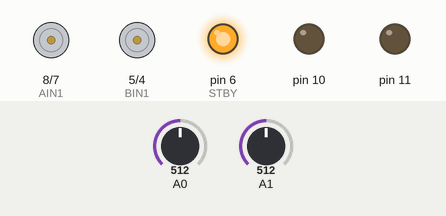
Bench run of a sketch on a simulated Arduino Uno, built with avr-gcc and run on an emulated ATmega328P. On the bench: motor-driver pin pairs drawn as motors (green arrow = first pin HIGH = forward, orange = second pin HIGH = backward, longer = more drive, scaled by the enable pin, stopped while the standby pin is LOW), output pins drawn as LEDs (lit = HIGH). The test bench sets the inputs (shaded band); at power-on: A0 = 512, A1 = 512.

Above: at 1.2 s.
1.3 s: A0 set to 716
At 2.2 s:
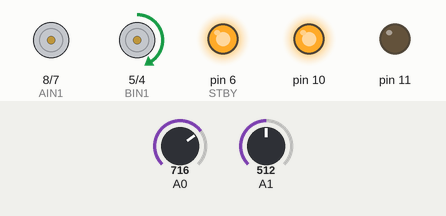
2.8 s: A1 set to 716
At 3.3 s:
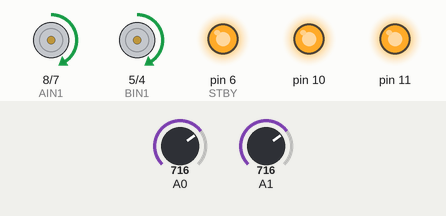
4.3 s: A0 set to 900
At 5.5 s:
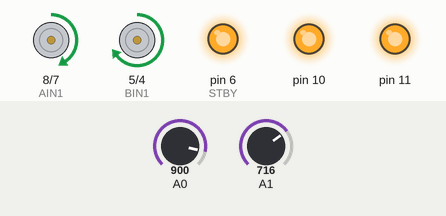
5.8 s: A1 set to 900
At 6.8 s:
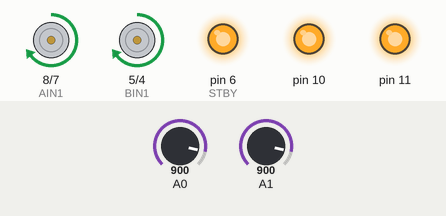
7.3 s: A0 set to 511
At 8.0 s:
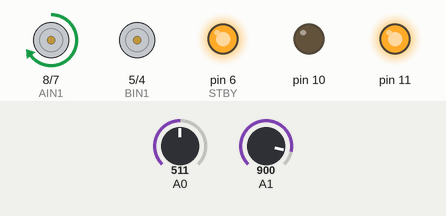
8.8 s: A1 set to 511
At 9.1 s:
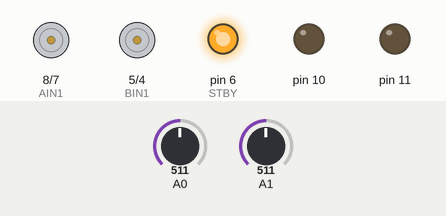
Timing chart, 0 to 11.3 s (numbered marks = the images above; inputs shaded):
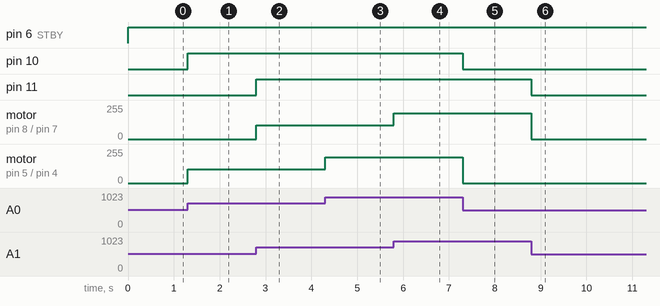

The sketch:

DrawBot.ino
```cpp
#define PWMA 9
#define AIN1 8
#define AIN2 7
#define STBY 6
#define BIN1 5
#define BIN2 4
#define PWMB 3


void setup(){
  pinMode(PWMA,OUTPUT);
  pinMode(AIN1,OUTPUT);
  pinMode(AIN2,OUTPUT);
  pinMode(STBY,OUTPUT);
  pinMode(BIN1,OUTPUT);
  pinMode(BIN2,OUTPUT);
  pinMode(PWMB,OUTPUT);
  digitalWrite(STBY,LOW);

  digitalWrite(AIN1,LOW);
  digitalWrite(AIN2,HIGH);
  digitalWrite(BIN1,LOW);
  digitalWrite(BIN2,HIGH);
  Serial.begin(9600);

  pinMode(10,OUTPUT);
  pinMode(11,OUTPUT);

}

void loop(){
  digitalWrite(STBY,HIGH);
  int mB = 512-analogRead(A0);
  int mA = 512-analogRead(A1);
  if(mB>0){
    left('B');
    int p=map(mB,0,512,0,255);
    analogWrite(PWMB,p);
    digitalWrite(10,p>50);

  }
  else{
    int p=map(512+mB,0,512,0,255);
    right('B');
    analogWrite(PWMB,255-p);
    digitalWrite(10,(255-p)>50);
  }
  if(mA>0){
    left('A');
    int p=map(mA,0,512,0,255);
    analogWrite(PWMA,p);
    digitalWrite(11,p>50);
  }
  else{
    int p=map(512+mA,0,512,0,255);
    right('A');
    analogWrite(PWMA,255-p);
    digitalWrite(11,(255-p)>50);
  }
}

void left(char motor){
  if(motor=='B'){
    digitalWrite(BIN1,LOW);
    digitalWrite(BIN2,HIGH);
  }
  else{
    digitalWrite(AIN1,LOW);
    digitalWrite(AIN2,HIGH);
  }

}

void right(char motor){
  if(motor=='B'){
    digitalWrite(BIN1,HIGH);
    digitalWrite(BIN2,LOW);
  }
  else{
    digitalWrite(AIN1,HIGH);
    digitalWrite(AIN2,LOW);
  }

}
```

Measured:
- after the input at 1.3 s, pin 10: LOW → HIGH at once; motor on pin 5 (BIN1) / pin 4 (BIN2): stopped → forward 102/255 at once
- after the input at 2.8 s, pin 11: LOW → HIGH at once; motor on pin 8 (AIN1) / pin 7 (AIN2): stopped → forward 102/255 at once
- after the input at 4.3 s, motor on pin 5 (BIN1) / pin 4 (BIN2): forward 102/255 → forward 194/255 at once
- after the input at 5.8 s, motor on pin 8 (AIN1) / pin 7 (AIN2): forward 102/255 → forward 194/255 at once
- after the input at 7.3 s, pin 10: HIGH → LOW at once; motor on pin 5 (BIN1) / pin 4 (BIN2): forward 194/255 → stopped at once
- after the input at 8.8 s, pin 11: HIGH → LOW at once; motor on pin 8 (AIN1) / pin 7 (AIN2): forward 194/255 → stopped at once
